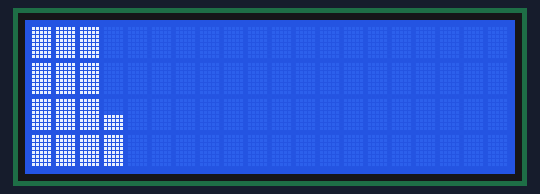
A sketch run on a simulated Arduino Nano, built with avr-gcc and run on an emulated ATmega328P. Parts: 20×4 character LCD.

Above: at 0.58 s.
At 5.55 s:
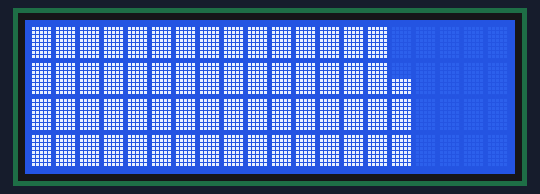
At 10.32 s:
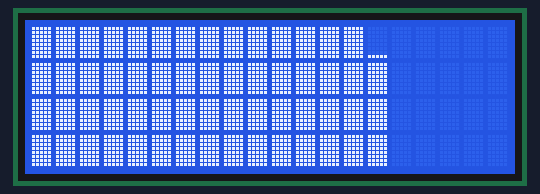
At 20.09 s:
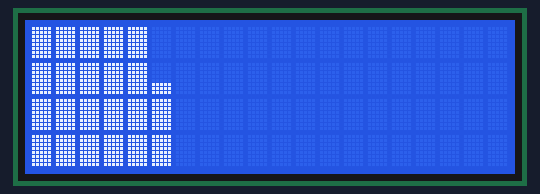
At 29.93 s:
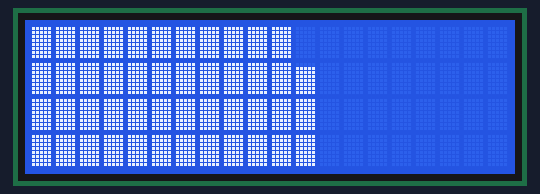
At 39.7 s:
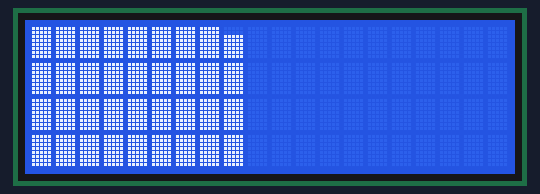

The sketch:

SainSmartLCD_SpecialChars.ino
```cpp
// (licence header left out)
#include <Wire.h>
#include <LCD.h>
#include <LiquidCrystal_I2C.h>

#define I2C_ADDR    0x27  // Define I2C Address where the PCF8574A is
#define BACKLIGHT_PIN     3
#define En_pin  2
#define Rw_pin  1
#define Rs_pin  0
#define D4_pin  4
#define D5_pin  5
#define D6_pin  6
#define D7_pin  7

int n = 1;

byte myChar1[8] =
{
  B00000,
  B00000,
  B00000,
  B00000,
  B00000,
  B00000,
  B00000,
  B11111
};

byte myChar2[8] =
{
  B00000,
  B00000,
  B00000,
  B00000,
  B00000,
  B00000,
  B11111,
  B11111
};

byte myChar3[8] =
{
  B00000,
  B00000,
  B00000,
  B00000,
  B00000,
  B11111,
  B11111,
  B11111
};

byte myChar4[8] =
{
  B00000,
  B00000,
  B00000,
  B00000,
  B11111,
  B11111,
  B11111,
  B11111
};

byte myChar5[8] =
{
  B00000,
  B00000,
  B00000,
  B11111,
  B11111,
  B11111,
  B11111,
  B11111
};

byte myChar6[8] =
{
  B00000,
  B00000,
  B11111,
  B11111,
  B11111,
  B11111,
  B11111,
  B11111
};

byte myChar7[8] =
{
  B00000,
  B11111,
  B11111,
  B11111,
  B11111,
  B11111,
  B11111,
  B11111
};

byte myChar8[8] =
{
  B11111,
  B11111,
  B11111,
  B11111,
  B11111,
  B11111,
  B11111,
  B11111
};


LiquidCrystal_I2C  lcd(I2C_ADDR,En_pin,Rw_pin,Rs_pin,D4_pin,D5_pin,D6_pin,D7_pin);

void setup()
{
  lcd.clear();


  lcd.begin (20,4);

  lcd.createChar(0, myChar1);
  lcd.createChar(1, myChar2);
  lcd.createChar(2, myChar3);
  lcd.createChar(3, myChar4);
  lcd.createChar(4, myChar5);
  lcd.createChar(5, myChar6);
  lcd.createChar(6, myChar7);
  lcd.createChar(7, myChar8);


// Switch on the backlight
  lcd.setBacklightPin(BACKLIGHT_PIN,POSITIVE);
  lcd.setBacklight(HIGH);
  lcd.home ();                   // go home

}

void loop()
{
  for (int m=0; m<20; m++) {

    for (byte k=4; k > 0; --k) {

      for (byte i=0; i<8; i++) {
        lcd.setCursor(m,k-1);
        lcd.write(i);
        delay(1);
      }
    }
  }
  for (int m=19; m >= 0; m--) {

    for (byte k=0; k < 4; k++) {

      for (int i=7; i >= 0; i--) {
        lcd.setCursor(m,k);
        lcd.write(i);
        delay(1);
      }
      lcd.setCursor(m,k);
      lcd.print(' ');
    }
  }
  delay(100);

  // print out all the characters
 /* for (int i=0; i <= 255; i++) {
    lcd.setCursor(10,2);
    lcd.write(i);
    lcd.setCursor(10,3);
    lcd.print(i, DEC);
    delay(500);
  }
  lcd.clear();
*/
}
```
